Frame 1 (no input): blank canvas, image omitted
Frame 60 (the mouse pressed at the canvas centre just before this capture): blank canvas, image omitted
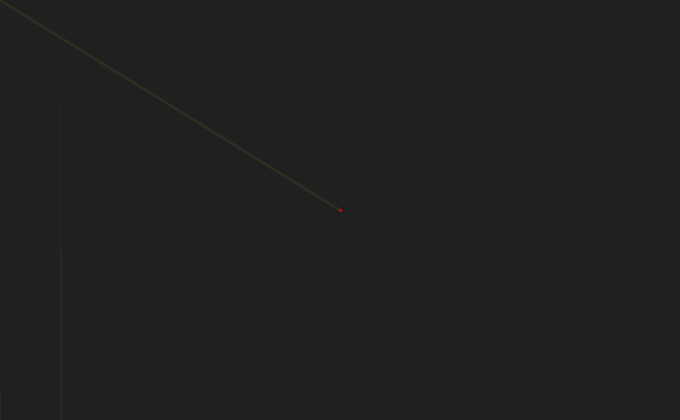
Frame 120 (the mouse held since frame 60 and released just before this capture)

The Processing sketch whose frames 1 and 60 were blank and that drew this single picture after the mouse press (run headless with seeded random() and noise(); from frame 60 on, the mouse is pressed at the canvas centre):

// Processing sketch: sketch_02_02_Mouse
// ── sketch_02_02_Mouse.pde
// 1. We'll go into depth on Vectors later. Basically, they're
//    a way to bundle x and y coordinates together into one
//    variable. When x and y are considered together, we can
//    perform cool and easy calculations about the magnitude
//    (length) and direction (angle) of points in space.
PVector deltaMouse = new PVector(width / 2.0, height / 2.0);
PVector pDeltaMouse = new PVector(width / 2.0, height / 2.0);

// 2. float is short for floating point. These are real numbers.
//    Keep floats in mind especially when dividing, because n / 2
//    results in integer division compared to n / 2.0.
float maxDMag = 0.0;

int mouseHeartBeat = 0;
int mouseWheel = 0;

void setup() {
  size(680, 420);
  // fullScreen();
  background(32);
  noCursor();
  rectMode(CENTER);
  maxDMag = sqrt(width * height);
}

void draw() {
  noStroke();
  fill(32, 32, 32, 20);
  rect(width / 2.0, height / 2.0, width, height);

  // 3. pmouseX and pmouseY record the mouse's position at
  //    the previous frame. When pmouseX and pmouseY are
  //    subtracted from mouseX and mouseY, you can get a
  //    beat on the speed of the mouse.
  pDeltaMouse = deltaMouse.copy();
  deltaMouse = new PVector(mouseX - pmouseX, mouseY - pmouseY);

  // 4. The magnitude of a vector is its length expressed as
  //    a positive value. The delta for either x or y could
  //    be negative depending on which direction the mouse is
  //    moving. Used in conjunction with the map function, the
  //    length of the vector can be transformed into height.  
  strokeWeight(1);
  stroke(0, 127, 255);
  line(mouseHeartBeat, height, mouseHeartBeat, height - map(deltaMouse.mag(), 0, maxDMag, 0, height));
  mouseHeartBeat = (mouseHeartBeat + 1) % width;

  strokeWeight(1);
  stroke(0, 255, 125);
  line(mouseHeartBeat - 1, height, mouseHeartBeat - 1, height - map(PVector.sub(pDeltaMouse, deltaMouse).mag() / 16.6667, 0, 60, 0, height));

  // 5. The difference between mouse and pmouse can be visually
  //    expressed in a line segment.
  strokeWeight(2);
  stroke(255, map(deltaMouse.mag(), 0, 300, 0, 255), 0, 127);
  line(pmouseX, pmouseY, mouseX, mouseY);

  // 6. Within the mousePressed condition check, you can look
  //    to see which mouseButton is being pressed and respond
  //    accordingly, using right for alt functionality.
  if (mousePressed) {
    noStroke();
    if (mouseButton == LEFT) {
      fill(64, 64, 0, 15);
      rect(width / 4.0, height / 2.0, width / 2.0, height);
    } else if (mouseButton == RIGHT) {
      fill(0, 64, 64, 15);
      rect(width * 3 / 4.0, height / 2.0, width / 2.0, height);
    } else if (mouseButton == CENTER) {
      fill(15, 32, 15, 15);
      rect(width / 2.0, height / 2.0, width / 2.0, height);
    }
  }

  if (mouseWheel != 0) {
    stroke(255, 54);
    strokeCap(SQUARE);
    strokeWeight(2);
    float y2 = height / 2.0 + (50 * mouseWheel);
    line(width / 2.0, height / 2.0, width / 2.0, y2);
    fill(255, 54);
    triangle(width / 2.0, y2 + (20 * mouseWheel), width / 2.0 + 10, y2, width / 2.0 - 10, y2);
  }
}

// 7. The mouseWheel() event function can receive a parameter
//    which you can use to get the direction of the mouse scroll.
//    Scrolling up = -1, Scrolling down = 1. If you're familiar
//    with Java, see the reference:
//    https://docs.oracle.com/javase/7/docs/api/java/awt/event/MouseEvent.html
void mouseWheel(MouseEvent me) {
  mouseWheel = me.getCount();
}

void mousePressed() {
  // LEFT = 37
  // RIGHT = 39
  // CENTER = 3
  println(mouseButton + " pressed.");

  noStroke();
  fill(255, 255, 0, 240);
  rect(mouseX, mouseY, 30, 30, 5);
}

void mouseDragged() {
  println(mouseButton + " dragged.");

  noStroke();
  fill(255, 204, 0, 240);
  ellipse(mouseX, mouseY, 5, 5);
}

void mouseReleased() {
  println(mouseButton + " released.");

  noStroke();
  fill(255, 127, 0, 240);
  rect(mouseX, mouseY, 30, 30, 5);
}
